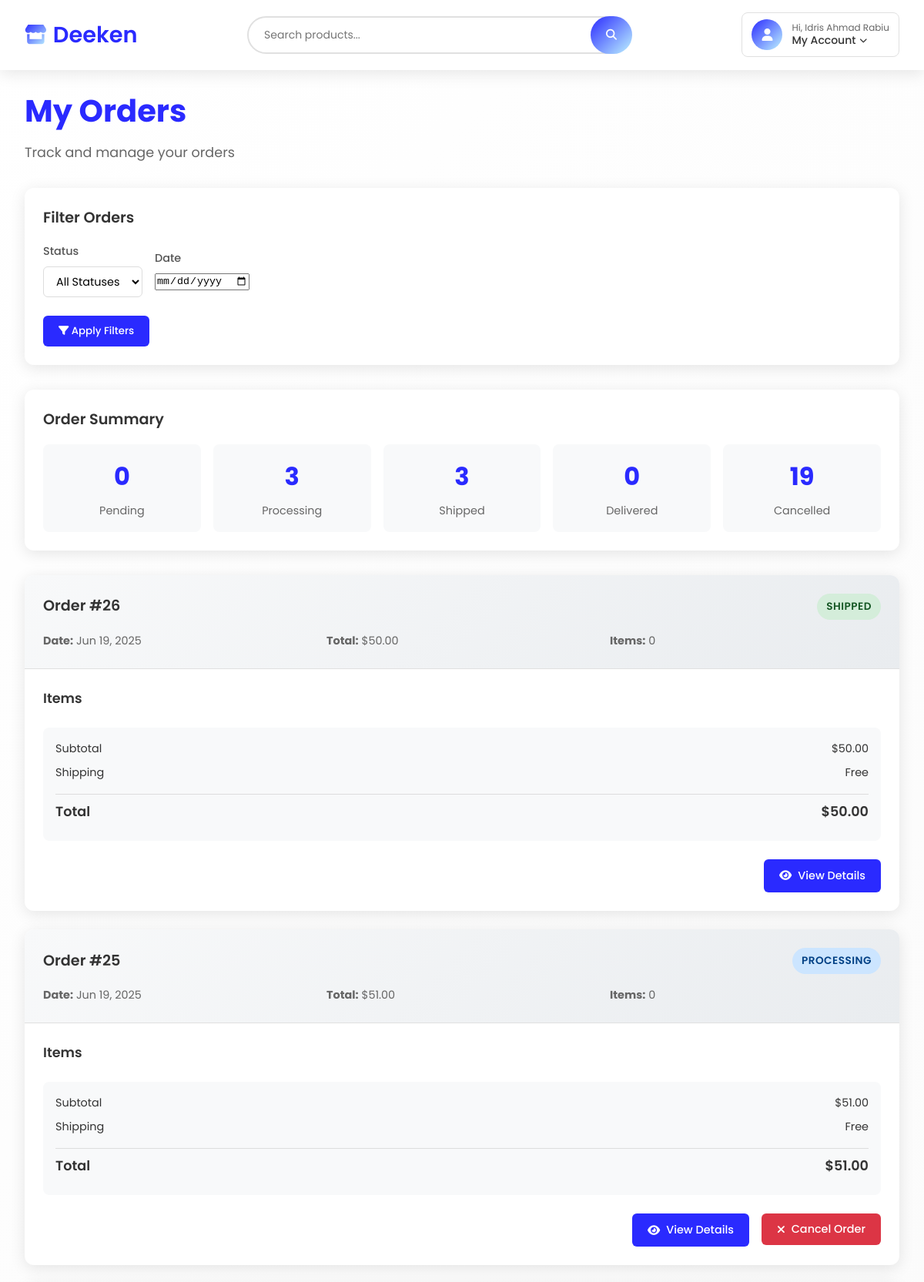
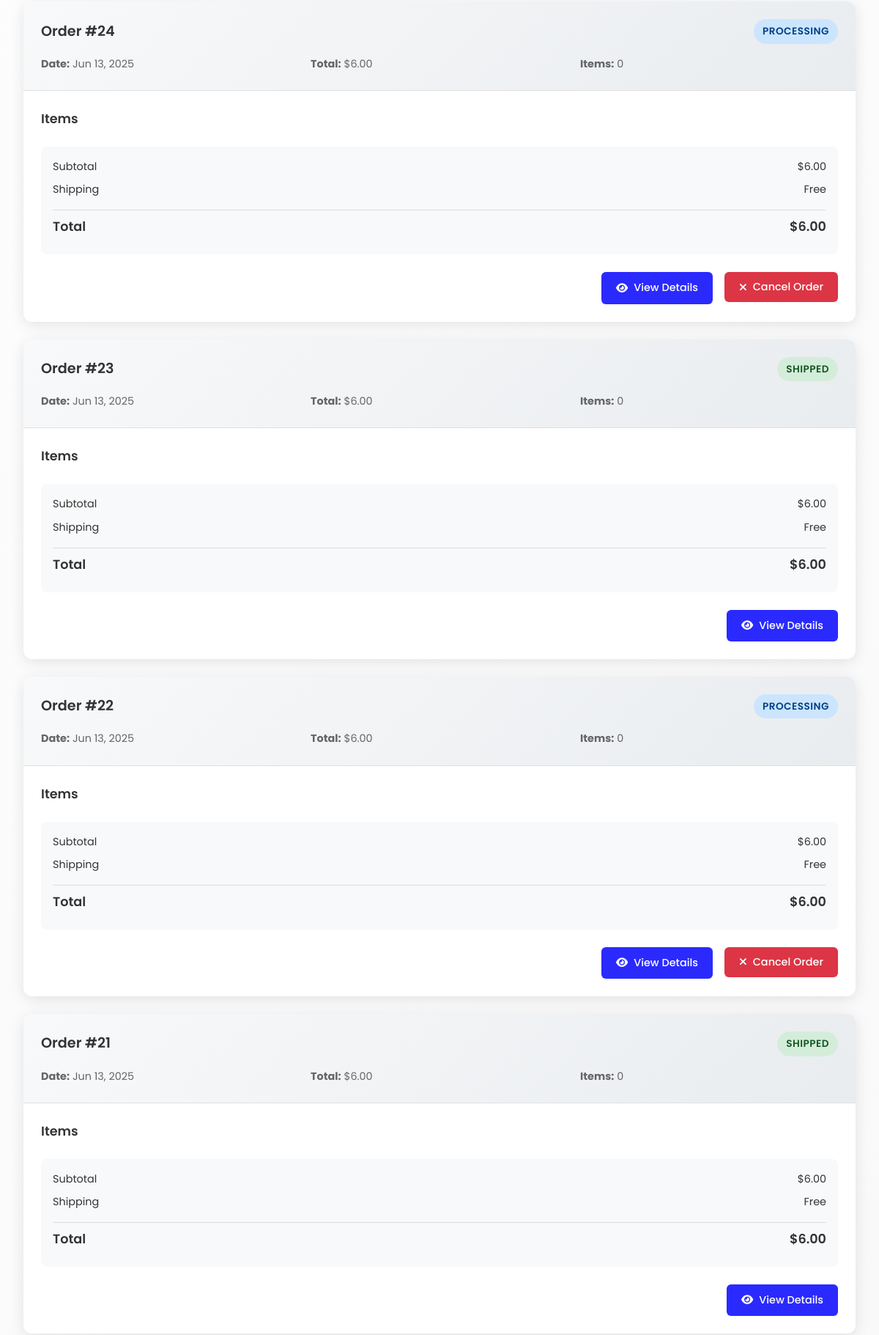
Screenshot of /orders.php (signed in, upper part) with the database file from the repository (2 pictures, top to bottom).
### tables this page shows
CREATE TABLE `users` (
  `id` int(10) UNSIGNED NOT NULL,
  `email` varchar(255) NOT NULL,
  `password` varchar(255) NOT NULL,
  `full_name` varchar(100) DEFAULT NULL,
  `profile_picture` varchar(255) DEFAULT NULL,
  `address` text NOT NULL,
  `phone` varchar(20) NOT NULL,
  `is_admin` tinyint(1) DEFAULT 0,
  `created_at` timestamp NOT NULL DEFAULT current_timestamp(),
  `updated_at` timestamp NOT NULL DEFAULT current_timestamp() ON UPDATE current_timestamp()
);

CREATE TABLE `orders` (
  `id` bigint(20) UNSIGNED NOT NULL,
  `user_id` int(11) UNSIGNED NOT NULL,
  `address_id` int(11) UNSIGNED NOT NULL,
  `payment_id` int(11) UNSIGNED DEFAULT NULL,
  `total` decimal(10,2) NOT NULL,
  `delivery_fee` decimal(10,2) NOT NULL,
  `delivery_fee_id` int(11) UNSIGNED DEFAULT NULL,
  `status` enum('pending','processing','shipped','delivered','cancelled') DEFAULT 'pending',
  `created_at` timestamp NOT NULL DEFAULT current_timestamp(),
  `updated_at` timestamp NOT NULL DEFAULT current_timestamp() ON UPDATE current_timestamp(),
  `estimated_delivery_days` int(11) DEFAULT NULL
);

### orders.php (the view, shortened to what this page needs)
<?php
include 'config.php';
$user = null;
if (isset($_SESSION['user_id'])) {
    $stmt = $conn->prepare("SELECT id, email, full_name, is_admin FROM users WHERE id = ?");
    $stmt->bind_param("i", $_SESSION['user_id']);
    $stmt->execute();
    $user = $stmt->get_result()->fetch_assoc();
}
$date_filter = $_GET['date'] ?? '';
$params = [];
$types = '';
$per_page = 10;
$page = isset($_GET['page']) && is_numeric($_GET['page']) ? (int)$_GET['page'] : 1;
$offset = ($page - 1) * $per_page;
$query = "SELECT o.id, o.total, o.status, o.created_at, COUNT(oi.id) as item_count
          FROM orders o
          LEFT JOIN order_items oi ON o.id = oi.order_id
          WHERE o.user_id = ?";
$params[] = $user['id'];
$types .= 'i';
$query .= " GROUP BY o.id ORDER BY o.created_at DESC LIMIT ? OFFSET ?";
$params[] = $per_page;
$params[] = $offset;
$types .= 'ii';
$stmt = $conn->prepare($query);
$stmt->bind_param($types, ...$params);
$stmt->execute();
$orders = $stmt->get_result();
$stats_query = "SELECT status, COUNT(*) as count
                FROM orders
                WHERE user_id = ?
                GROUP BY status";
$stmt = $conn->prepare($stats_query);
$stmt->bind_param("i", $user['id']);
$stmt->execute();
$stats_result = $stmt->get_result();
$stats = ['pending' => 0, 'processing' => 0, 'shipped' => 0, 'delivered' => 0, 'cancelled' => 0];
while ($row = $stats_result->fetch_assoc()) {
    $stats[$row['status']] = $row['count'];
}
?>
<!DOCTYPE html>
<html lang="en">
<head>
    <link rel="stylesheet" href="https://cdnjs.cloudflare.com/ajax/libs/font-awesome/6.4.0/css/all.min.css">
    <link rel="stylesheet" href="responsive.css">
    <link rel="stylesheet" href="global.css">
    <link rel="stylesheet" href="hamburger.css">
</head>
<body>
    <header>
        <nav class="navbar" id="navbar">
            <a href="index.php" class="logo"><i class="fas fa-store"></i> Deeken</a>
            <div class="search-bar">
                <input type="text" id="searchInput" placeholder="Search products..." onkeypress="if(event.key==='Enter') searchProducts()">
                <button type="button" onclick="searchProducts()"><i class="fas fa-search"></i></button>
            </div>
            <div class="nav-right">
             <div class="profile-dropdown">
    <?php if ($user): ?>
        <?php
        require_once 'config.php';
        ?>
        <div class="profile-trigger" onclick="toggleProfileDropdown()">
            <div class="profile-avatar">
                <i class="fas fa-user"></i>
            </div>
            <div class="profile-info">
                <span class="profile-greeting">Hi, <?php echo htmlspecialchars($user['full_name'] ?? $user['email'] ?? 'User'); ?></span>
                <span class="profile-account">My Account <i class="fas fa-chevron-down"></i></span>
            </div>
        </div>
    <?php endif; ?>
</div>
        </nav>
    </header>
    <main>
        <div class="container">
            <div class="page-header">
                <h1 class="page-title">My Orders</h1>
                <p class="page-subtitle">Track and manage your orders</p>
            </div>
            <?php if (!$user): ?>
                <div class="empty-state">
                    <i class="fas fa-sign-in-alt"></i>
                    <h3>Please Sign In</h3>
                    <p>You need to be logged in to view your orders.</p>
                    <a href="login.php" class="btn btn-primary"><i class="fas fa-sign-in-alt"></i> Login</a>
                    <a href="register.php" class="btn btn-outline"><i class="fas fa-user-plus"></i> Create Account</a>
                </div>
            <?php else: ?>
                <section class="filters-section">
                    <h2 class="filters-title">Filter Orders</h2>
                    <form method="GET" action="orders.php">
                        <div class="filters-row">
                            <div class="filter-group">
                                <label for="status">Status</label>
                                <select name="status" id="status">
                                    <option value="">All Statuses</option>
                                </select>
                            </div>
                            <div class="filter-group">
                                <label for="date">Date</label>
                                <input type="date" name="date" id="date" value="<?php echo htmlspecialchars($date_filter); ?>">
                            </div>
                        </div>
                        <button type="submit" class="filter-btn"><i class="fas fa-filter"></i> Apply Filters</button>
                    </form>
                </section>
                <section class="orders-summary">
                    <h2 class="summary-title">Order Summary</h2>
                    <div class="summary-stats">
                        <div class="stat-card">
                            <div class="stat-number"><?php echo $stats['pending']; ?></div>
                            <div class="stat-label">Pending</div>
                        </div>
                        <div class="stat-card">
                            <div class="stat-number"><?php echo $stats['processing']; ?></div>
                            <div class="stat-label">Processing</div>
                        </div>
                        <div class="stat-card">
                            <div class="stat-number"><?php echo $stats['shipped']; ?></div>
                            <div class="stat-label">Shipped</div>
                        </div>
                        <div class="stat-card">
                            <div class="stat-number"><?php echo $stats['delivered']; ?></div>
                            <div class="stat-label">Delivered</div>
                        </div>
                        <div class="stat-card">
                            <div class="stat-number"><?php echo $stats['cancelled']; ?></div>
                            <div class="stat-label">Cancelled</div>
                        </div>
                    </div>
                </section>
                <section class="orders-list">
                    <?php if ($orders->num_rows > 0): ?>
                        <?php while ($order = $orders->fetch_assoc()): ?>
                            <div class="order-card">
                                <div class="order-header">
                                    <div class="order-header-row">
                                        <span class="order-id">Order #<?php echo htmlspecialchars($order['id']); ?></span>
                                        <span class="order-status status-<?php echo htmlspecialchars($order['status']); ?>">
                                            <?php echo htmlspecialchars(ucfirst($order['status'])); ?>
                                        </span>
                                    </div>
                                    <div class="order-meta">
                                        <div>
                                            <strong>Date:</strong>
                                            <?php echo htmlspecialchars(date('M d, Y', strtotime($order['created_at']))); ?>
                                        </div>
                                        <div>
                                            <strong>Total:</strong>
                                            $<?php echo number_format($order['total'], 2); ?>
                                        </div>
                                        <div>
                                            <strong>Items:</strong>
                                            <?php echo htmlspecialchars($order['item_count']); ?>
                                        </div>
                                    </div>
                                </div>
                                <div class="order-body">
                                    <div class="order-items">
                                        <h3 class="order-items-title">Items</h3>
                                    </div>
                                    <div class="order-summary">
                                        <div class="summary-row">
                                            <span>Subtotal</span>
                                            <span>$<?php echo number_format($order['total'], 2); ?></span>
                                        </div>
                                        <div class="summary-row">
                                            <span>Shipping</span>
                                            <span>Free</span>
                                        </div>
                                        <div class="summary-row total">
                                            <span>Total</span>
                                            <span>$<?php echo number_format($order['total'], 2); ?></span>
                                        </div>
                                    </div>
                                    <div class="order-actions">
                                        <a href="order-details.php?id=<?php echo $order['id']; ?>" class="btn btn-primary"><i class="fas fa-eye"></i> View Details</a>
                                        <?php if (in_array($order['status'], ['pending', 'processing'])): ?>
                                            <form method="POST" action="orders.php">
                                                <button type="submit" name="cancel_order" class="btn btn-danger" onclick="return confirm('Are you sure you want to cancel this order?');">
                                                    <i class="fas fa-times"></i> Cancel Order
                                                </button>
                                            </form>
                                        <?php endif; ?>
                                    </div>
                                </div>
                            </div>
                        <?php endwhile; ?>
                    <?php endif; ?>
                </section>
            <?php endif; ?>
        </div>
    </main>
</body>
</html>

### assets/css/responsive.css (style rules this page uses)
* { box-sizing: border-box; }
html { font-size: 16px; }
body { margin: 0; overflow-x: hidden; }
.container { max-width: 1200px; margin: 0 auto; padding: 0 1rem; }
@media screen and (min-width: 1024px) { .navbar { background: linear-gradient(135deg, #2A2AFF, #BDF3FF); padding: 1.5rem 2rem; } }
@media screen and (min-width: 1024px) { .search-bar { max-width: 400px; } }
@media screen and (min-width: 1200px) { .container { padding: 0 2rem; } }

### assets/css/global.css (style rules this page uses)
* { margin: 0; padding: 0; box-sizing: border-box; }
body { font-family: 'Poppins', sans-serif; background: linear-gradient(135deg, #FFFFFF, #F6F6F6); color: #000000; }
a { text-decoration: none; }

### rows the page displays
users: full_name "Idris Ahmad Rabiu"
orders: id "26", status "SHIPPED", created_at "Jun 19, 2025", total "50.00", item_count "0"
orders: id "25", status "PROCESSING", created_at "Jun 19, 2025", total "51.00", item_count "0"
orders: id "24", status "PROCESSING", created_at "Jun 13, 2025", total "6.00", item_count "0"
orders: id "23", status "SHIPPED", created_at "Jun 13, 2025", total "6.00", item_count "0"
orders: id "22", status "PROCESSING", created_at "Jun 13, 2025", total "6.00", item_count "0"
orders: id "21", status "SHIPPED", created_at "Jun 13, 2025", total "6.00", item_count "0"

### other values shown
$stats['pending'] "0"
$stats['processing'] "3"
$stats['shipped'] "3"
$stats['delivered'] "0"
$stats['cancelled'] "19"
